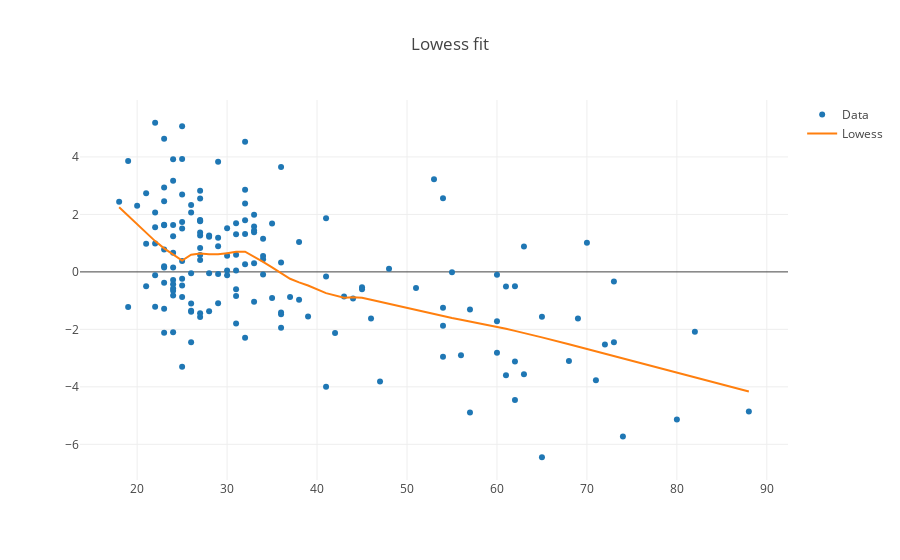

This figure's notebook cell:
### Markdown cell above
And here is the lowess fit

### Code cell
## Run Lowess
y_lowess = lowess(df['tot'], df['age'], frac=0.33)[:,1]

#Plot Lowess
actual_data = go.Scatter(x = df['age'], y=df['tot'], mode='markers', name='Data')
fitted_data = go.Scatter(x = df['age'], y=y_lowess, mode='lines', name='Lowess')
layout = go.Layout(title='Lowess fit')

data = [actual_data, fitted_data]
fig = go.Figure(data=data, layout=layout)

plotly.offline.iplot(fig)

### Figure 1 — Plotly figure (JSON) as saved in the notebook; plotly's stock layout.template omitted (floating-point values rounded to 4 significant figures; data arrays with more than 128 entries replaced by an {"elided": "..."} marker saying what was removed)
{"data": [{"mode": "markers", "name": "Data", "type": "scatter", "x": {"elided": "157 int values"}, "y": {"elided": "157 float values"}}, {"mode": "lines", "name": "Lowess", "type": "scatter", "x": {"elided": "157 int values"}, "y": {"elided": "157 float values"}}], "layout": {"title": "Lowess fit"}}
